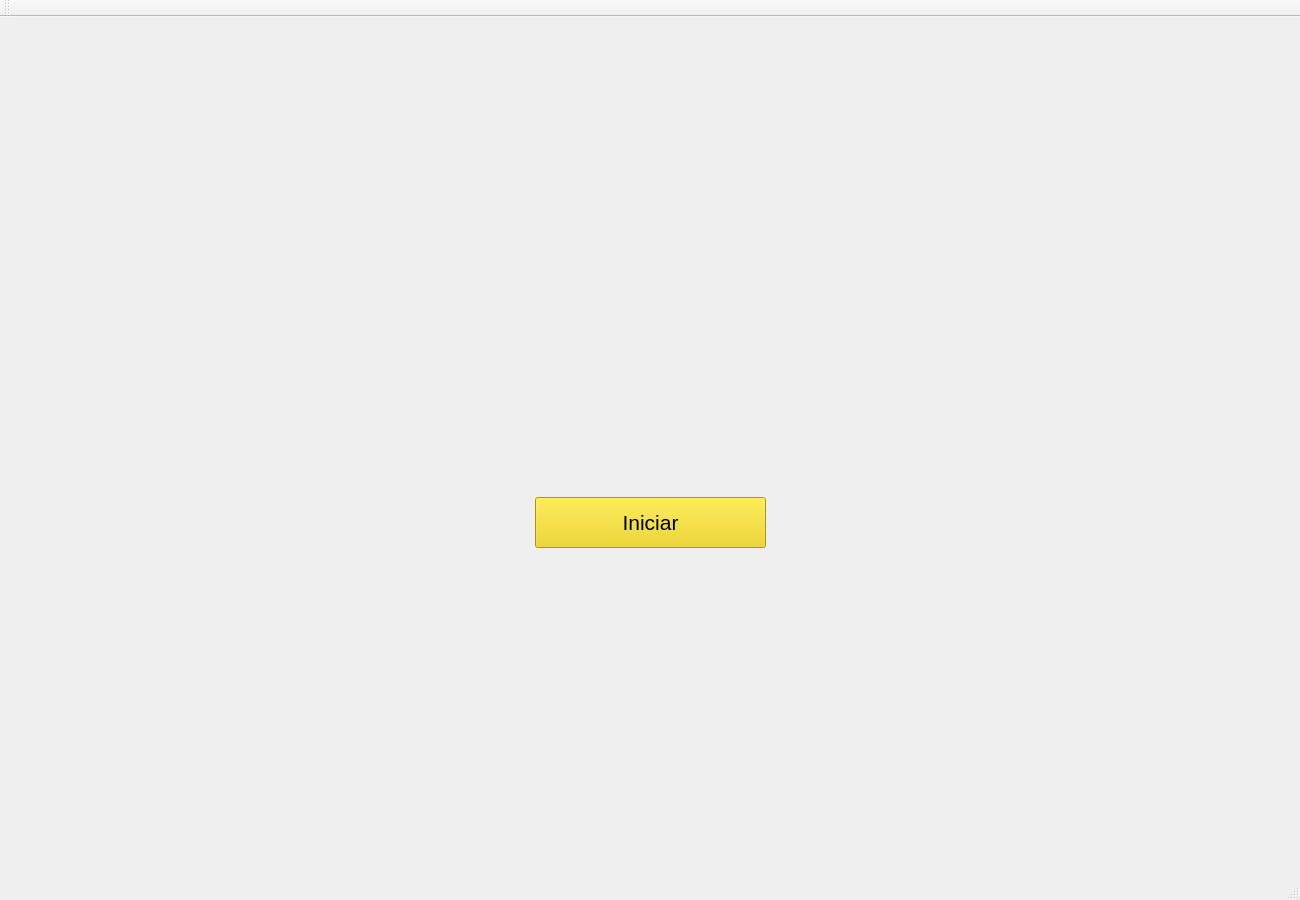
<?xml version="1.0" encoding="UTF-8"?>
<ui version="4.0">
 <class>MainWindow</class>
 <widget class="QMainWindow" name="MainWindow">
  <property name="geometry">
   <rect>
    <x>0</x>
    <y>0</y>
    <width>1300</width>
    <height>900</height>
   </rect>
  </property>
  <property name="windowTitle">
   <string>Scrabble</string>
  </property>
  <property name="windowOpacity">
   <double>1.000000000000000</double>
  </property>
  <property name="autoFillBackground">
   <bool>false</bool>
  </property>
  <widget class="QWidget" name="centralWidget">
   <widget class="QLabel" name="label">
    <property name="geometry">
     <rect>
      <x>300</x>
      <y>125</y>
      <width>701</width>
      <height>291</height>
     </rect>
    </property>
    <property name="maximumSize">
     <size>
      <width>10000000</width>
      <height>16777215</height>
     </size>
    </property>
    <property name="autoFillBackground">
     <bool>true</bool>
    </property>
    <property name="text">
     <string/>
    </property>
    <property name="pixmap">
     <pixmap resource="imagenes.qrc">:/img/logo.png</pixmap>
    </property>
    <property name="scaledContents">
     <bool>true</bool>
    </property>
    <property name="alignment">
     <set>Qt::AlignCenter</set>
    </property>
    <property name="textInteractionFlags">
     <set>Qt::LinksAccessibleByKeyboard|Qt::LinksAccessibleByMouse</set>
    </property>
   </widget>
   <widget class="QPushButton" name="StartButton">
    <property name="geometry">
     <rect>
      <x>535</x>
      <y>480</y>
      <width>231</width>
      <height>51</height>
     </rect>
    </property>
    <property name="font">
     <font>
      <pointsize>16</pointsize>
     </font>
    </property>
    <property name="styleSheet">
     <string notr="true">background-color: rgb(237, 212, 0);


</string>
    </property>
    <property name="text">
     <string>Iniciar</string>
    </property>
   </widget>
  </widget>
  <widget class="QToolBar" name="mainToolBar">
   <attribute name="toolBarArea">
    <enum>TopToolBarArea</enum>
   </attribute>
   <attribute name="toolBarBreak">
    <bool>false</bool>
   </attribute>
  </widget>
  <widget class="QStatusBar" name="statusBar"/>
 </widget>
 <layoutdefault spacing="6" margin="11"/>
 <resources>
  <include location="imagenes.qrc"/>
 </resources>
 <connections/>
</ui>
